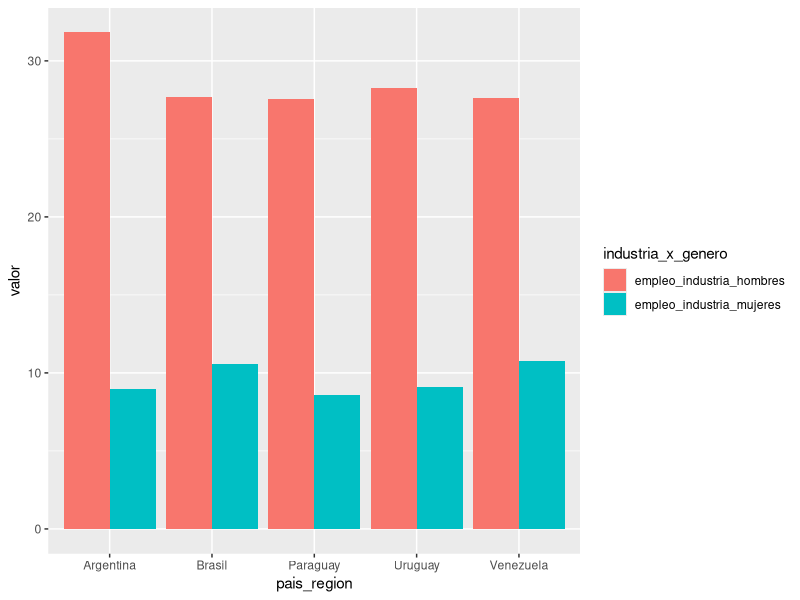

This chart was generated by the following R code: (Note: this script raises an error after producing the figure.)
## ---- chunk 1
knitr::opts_chunk$set(echo = TRUE)
library(tidyr)
library(readr)
library(dplyr)
library(ggplot2)
## ---- chunk 2
empleo_genero <- read_csv("datos/empleo_genero.csv")
## ---- chunk 3
empleo_genero_largo <- pivot_longer(empleo_genero, 
                                    cols=4:52, 
                                    names_to = "Anio", 
                                    values_to = "Valor")
## ---- chunk 4
empleo_genero_largo
## ---- chunk 5
empleo_genero_ordenado <- pivot_wider(empleo_genero_largo, 
                                      names_from = variable,
                                      values_from = Valor)|> 
                          mutate(Anio=as.numeric(Anio))
## ---- chunk 6
empleo_genero_ordenado
## ---- chunk 7
glimpse(empleo_genero_ordenado)
## ---- chunk 8
empleo_genero_ordenado|> filter(pais_region !="Latin America & Caribbean" & pais_region != "Mundo" & pais_region != "EspaÃ±a")|> 
                      group_by(Anio)
                        
## ---- chunk 9
empleo_genero_ordenado|> filter(pais_region !="Latin America & Caribbean" & pais_region != "Mundo" & pais_region != "EspaÃ±a")|> 
                      group_by(pais_region)
## ---- chunk 10
empleo_genero_ordenado|> filter(pais_region !="Latin America & Caribbean" & pais_region != "Mundo" & pais_region != "EspaÃ±a" & Anio == 2018)|> 
                    summarise(empleadoras_promedio = mean(empleadoras_mujeres),
                              empleadoras_sd = sd(empleadoras_mujeres),
                              empleadoras_min = min(empleadoras_mujeres),
                              empleadoras_max = max(empleadoras_mujeres))
## ---- chunk 11
empleo_genero_ordenado|> filter(pais_region !="Latin America & Caribbean" & pais_region != "Mundo" & pais_region != "EspaÃ±a" & Anio == 2018)|> 
                    summarise(empleadores_promedio = mean(empleadores_hombres),
                              empleadores_sd = sd(empleadores_hombres),
                              empleadores_min = min(empleadores_hombres),
                              empleadores_max = max(empleadores_hombres))
## ---- chunk 12
empleo_genero_ordenado|> filter(pais_region !="Latin America & Caribbean" & pais_region != "Mundo" & pais_region != "España" & Anio == 2018)|> 
                summarise(autoempleo_mujeres_prom = mean(autoempleo_mujeres),
                          autoempleo_mujeres_sd = sd(autoempleo_mujeres),
                          autoempleo_mujeres_min = min(autoempleo_mujeres),
                          autoempleo_mujeres_max = max(autoempleo_mujeres))
## ---- chunk 13
empleo_genero_ordenado|> filter(pais_region !="Latin America & Caribbean" & pais_region != "Mundo" & pais_region != "EspaÃ±a" & Anio == 2018)|> 
                summarise(autoempleo_hombres_prom = mean(autoempleo_hombres),
                          autoempleo_hombres_sd = sd(autoempleo_hombres),
                          autoempleo_hombres_min = min(autoempleo_hombres),
                          autoempleo_hombres_max = max(autoempleo_hombres))
## ---- chunk 14
empleo_mercosur <- empleo_genero_ordenado |> 
  filter(pais_region == "Argentina" | pais_region == "Uruguay" | pais_region == "Paraguay" | pais_region == "Brasil" | pais_region == "Venezuela") |> 
  filter (Anio >= 1998)
## ---- chunk 15
industria_2018 <- select(empleo_mercosur, pais_region, Anio, empleo_industria_mujeres, empleo_industria_hombres)|>
  filter(Anio == 2018) |> 
  pivot_longer(cols =c("empleo_industria_hombres","empleo_industria_mujeres"),
               names_to = "industria_x_genero",  
               values_to = "valor")
 
## ---- chunk 16
ggplot(industria_2018, aes(x=pais_region,y=valor, fill=industria_x_genero))+geom_col(position = "dodge")
## ---- chunk 17
ggplot(data=promedio_industria_x_anio, mapping = aes( x=Anio, y=promedio_industria_hombres)) + 
  geom_col() +
  geom_line()
  
